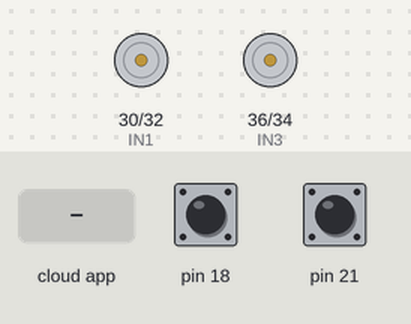
Bench run of a program on a simulated Arduino Mega 2560, built with avr-gcc and run on an emulated ATmega2560. Shown: motor-driver pin pairs drawn as motors (green arrow = first pin HIGH = forward, orange = second pin HIGH = backward, longer = more drive, scaled by the enable pin). The inputs (shaded band) are chosen by the test bench; at power-on: pin 18 HIGH, pin 21 HIGH. The ROS host is connected and sends only what is stated; what the program prints to the serial monitor is not drawn.

Above: at 1.2 s.
1.3 s: the phone or cloud app sets linear.x to -100
At 1.8 s:
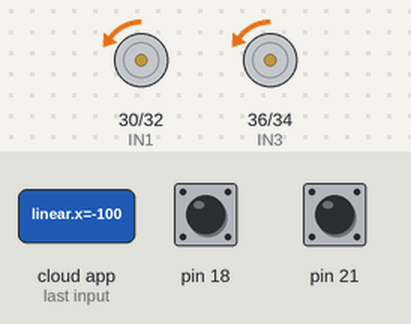
4.3 s: the phone or cloud app sets angular.z to -100
At 6.2 s:
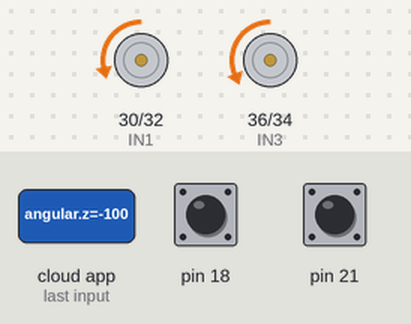
7.3 s: the phone or cloud app sets linear.x to 100
10.3 s: the phone or cloud app sets angular.z to 0
13.3 s: the phone or cloud app sets angular.z to 100
16.3 s: the phone or cloud app sets angular.z to -100
At 16.6 s:
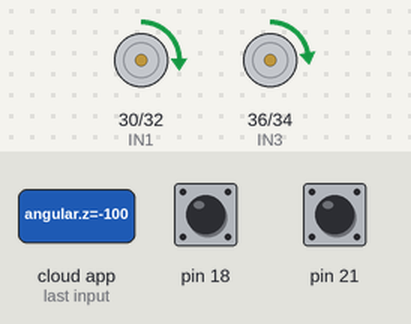
Timing chart, 0 to 20.3 s (numbered marks = the images above; inputs shaded):
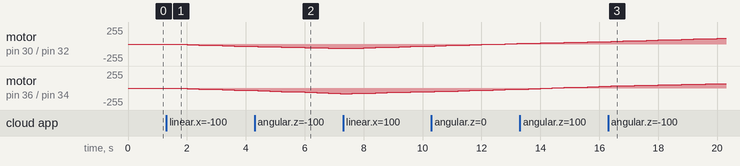

The program:

main.cpp
```cpp
#include <ros.h>
#include <geometry_msgs/Twist.h>
#include <Arduino.h>

#define ENA 9
#define ENB 8

#define IN1 30
#define IN2 32
#define IN3 36
#define IN4 34

#define CA1 21
#define CA1I 2 //Interup 1
#define CB1 20
#define CA2 18
#define CA2I 5 //Interup 2
#define CB2 19
#define DUTY_MAX 120

float v; //linear.x (m/s) subcribe
float omega; //angular.z(rad/s) subcribe
float vBack; //linear.x (m/s) publish
float omegaBack;//angular.z(rad/s) publish
unsigned long pret = 0; // Temp of time
int cycle = 400; // cycle to read encoder & calculate PID (ms)
float vr_set, vl_set; // Speed left & right setting (m/s)
float vr_mea, vl_mea; // Speed left & right measuring (m/s)
int duty_left, duty_right; // Duty of PWM pulse. Range from -255 to 255;

float Kp_left = 5.2, Ki_left = 0.15, Kd_left = 0; // PID parameter
float Kp_right = 5.15, Ki_right = 0.17, Kd_right = 0.5; // PID parameter

float P, I = 0, D; // Value of Proportional Integral Differential
float L = 0.235; // distance between 2 wheel (m)
float r_wheel = 0.05; // radian of wheel (m)
float pre_v_err = 0; // pre v error (m/s)
volatile long cnt_l = 0, cnt_r = 0;
volatile long pre_cnt_l = 0, pre_cnt_r = 0;
int ppr = 330; //pulse per revolution
void velReceived(const geometry_msgs::Twist &msgIn){
    v = msgIn.linear.x;
    omega = msgIn.angular.z;
}

geometry_msgs::Twist velBack;

ros::NodeHandle nh;
ros::Subscriber<geometry_msgs::Twist> subvel("/cmd_vel",&velReceived);
ros::Publisher pubvel("/velocity_publisher",&velBack);

void encoder_counter_right()
{
    if(digitalRead(CB2) == LOW) cnt_r++;
    else cnt_r--;
}
void encoder_counter_left()
{
    if(digitalRead(CB1) == LOW) cnt_l++;
    else cnt_l --;
}

void setup()
{
    pinMode(ENA, OUTPUT);
    pinMode(ENB, OUTPUT);
    pinMode(IN1, OUTPUT);
    pinMode(IN2, OUTPUT);
    pinMode(IN3, OUTPUT);
    pinMode(IN4, OUTPUT);

    pinMode(18, INPUT_PULLUP);
    pinMode(19, INPUT_PULLUP);
    pinMode(20, INPUT_PULLUP);
    pinMode(21, INPUT_PULLUP);

    nh.initNode();
    nh.subscribe(subvel);
    nh.advertise(pubvel);

    attachInterrupt(CA1I, encoder_counter_left, RISING);
    attachInterrupt(CA2I, encoder_counter_right, RISING);

    Serial.begin(57600);
}

float measure_speed(long int cnt, long int pre_cnt)
{
    return (cnt - pre_cnt)/(ppr+0.0)*2*3.1415*r_wheel/(cycle/1000.0);
}
float calculate_vright(float v, float omega)
{
    return (v + L*omega/2);
}
float calculate_vleft(float v, float omega)
{
    return (v - L*omega/2);
}
/*
* Return duty
* Use both left & right motor
*/
int PID(float v_set, float v_mea, float Kp, float Ki, float Kd)
{
   float v_err = v_set - v_mea;
   P = Kp*v_err;
   I += Ki*v_err*(cycle/1000);
   D = Kd*(v_err - pre_v_err)/(cycle/1000.0);
   pre_v_err = v_err;
   int duty = (int) (P + I + D);

   return duty;
}
void hash_PWM(int duty_left, int duty_right)
{
    //duty_left = (int) duty_left*1.2;
    while ((millis() - pret) < cycle)
    {
        if(duty_left >= 0)
        {
            analogWrite(ENA, duty_left);
            digitalWrite(IN1, HIGH);
            digitalWrite(IN2, LOW);
        }
        if(duty_left < 0)
        {
            analogWrite(ENA, -duty_left);
            digitalWrite(IN1, LOW);
            digitalWrite(IN2, HIGH);
        }
        if(duty_right >= 0)
        {
            analogWrite(ENB, duty_right);
            digitalWrite(IN3, HIGH);
            digitalWrite(IN4, LOW);
        }
        if(duty_right < 0)
        {
            analogWrite(ENB, -duty_right);
            digitalWrite(IN3, LOW);
            digitalWrite(IN4, HIGH);
        }
    }
    //delay(cycle);
    pret = millis();
}
void loop()
{
    nh.spinOnce();
    delay(1);
    // if (Serial.available() > 0)
    // {
    //     Kp_left = Serial.read();
    // }
    // v = 1;
    // omega = 0;
    //Serial.print("cnt_l, cnt_r"); Serial.print(cnt_l); Serial.print("  "); Serial.println(cnt_r);

    vr_set = calculate_vright(v, omega);
    vl_set = calculate_vleft(v, omega);
    //Serial.print("vl_set, vr_set:"); Serial.print(vl_set); Serial.print(" "); Serial.println(vr_set);
    //Serial.println(vl_set); Serial.println(vr_set);
    vr_mea = measure_speed(cnt_r, pre_cnt_r);
    pre_cnt_r = cnt_r;
    vl_mea = measure_speed(cnt_l, pre_cnt_l);
    pre_cnt_l = cnt_l;
    //Serial.print("vl_mea, vr_mea:"); Serial.print(vl_mea); Serial.print(" "); Serial.println(vr_mea);
    Serial.print("vl_mea:");
    Serial.print(vl_mea);
    Serial.print(",");
    Serial.print("vr_mea:");
    Serial.println(vr_mea);
    duty_left += PID(vl_set, vl_mea, Kp_left, Ki_left, Kd_left);
    duty_right += PID(vr_set, vr_mea, Kp_right, Ki_right, Kd_right);
    // duty_left +=(int) 20*(vl_set - vl_mea);
    // duty_right +=(int) 20*(vr_set - vr_mea);

    if (duty_left > DUTY_MAX) duty_left = DUTY_MAX;
        if (duty_left < -DUTY_MAX) duty_left = -DUTY_MAX;
    if (duty_right > DUTY_MAX) duty_right = DUTY_MAX;
        if (duty_right < -DUTY_MAX) duty_right = -DUTY_MAX;

    //Serial.print("duty_left, duty_right"); Serial.print(duty_left); Serial.print("  "); Serial.println( duty_right);
    //Serial.print("Time calculate"); Serial.println(millis() - pret);
    hash_PWM(duty_left, duty_right);

    vBack = (vr_mea + vl_mea)/2;
    omegaBack = (vr_mea - vl_mea)/L;
    Serial.print(",");
    Serial.print("omegaBack:");
    Serial.println(omegaBack);
    Serial.print(",");
    Serial.print("vBack:");
    Serial.println(vBack);

    velBack.linear.x = vBack;
    velBack.angular.z = omegaBack;
    pubvel.publish(&velBack);
    //Serial.println("-------------------");
    //delay(1);
}
```

Measured:
- after the input at 1.3 s, motor on pin 30 (IN1) / pin 32 (IN2), motor on pin 36 (IN3) / pin 34 (IN4): moves from stopped to backward 35/255 over 2.4 s, starting after 0.31 s
